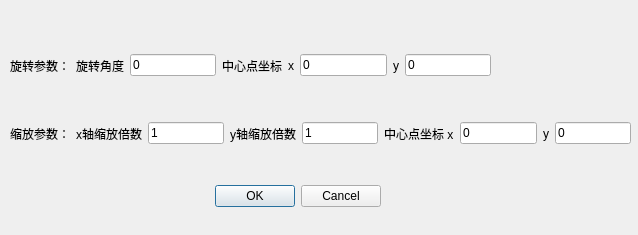
<?xml version="1.0" encoding="UTF-8"?>
<ui version="4.0">
 <class>AffineTransDialog</class>
 <widget class="QDialog" name="AffineTransDialog">
  <property name="geometry">
   <rect>
    <x>0</x>
    <y>0</y>
    <width>638</width>
    <height>235</height>
   </rect>
  </property>
  <property name="windowTitle">
   <string>Dialog</string>
  </property>
  <widget class="QDialogButtonBox" name="buttonBox">
   <property name="geometry">
    <rect>
     <x>40</x>
     <y>180</y>
     <width>341</width>
     <height>32</height>
    </rect>
   </property>
   <property name="orientation">
    <enum>Qt::Horizontal</enum>
   </property>
   <property name="standardButtons">
    <set>QDialogButtonBox::Cancel|QDialogButtonBox::Ok</set>
   </property>
  </widget>
  <widget class="QWidget" name="">
   <property name="geometry">
    <rect>
     <x>10</x>
     <y>50</y>
     <width>481</width>
     <height>31</height>
    </rect>
   </property>
   <layout class="QHBoxLayout" name="horizontalLayout">
    <item>
     <widget class="QLabel" name="label">
      <property name="text">
       <string>旋转参数：</string>
      </property>
     </widget>
    </item>
    <item>
     <widget class="QLabel" name="label_2">
      <property name="text">
       <string>旋转角度</string>
      </property>
     </widget>
    </item>
    <item>
     <widget class="QLineEdit" name="phi_lineEdit">
      <property name="text">
       <string>0</string>
      </property>
     </widget>
    </item>
    <item>
     <widget class="QLabel" name="label_3">
      <property name="text">
       <string>中心点坐标</string>
      </property>
     </widget>
    </item>
    <item>
     <widget class="QLabel" name="label_4">
      <property name="text">
       <string>x</string>
      </property>
     </widget>
    </item>
    <item>
     <widget class="QLineEdit" name="w1_lineEdit">
      <property name="text">
       <string>0</string>
      </property>
     </widget>
    </item>
    <item>
     <widget class="QLabel" name="label_5">
      <property name="text">
       <string>y</string>
      </property>
     </widget>
    </item>
    <item>
     <widget class="QLineEdit" name="h1_lineEdit">
      <property name="text">
       <string>0</string>
      </property>
     </widget>
    </item>
   </layout>
  </widget>
  <widget class="QWidget" name="">
   <property name="geometry">
    <rect>
     <x>10</x>
     <y>120</y>
     <width>621</width>
     <height>27</height>
    </rect>
   </property>
   <layout class="QHBoxLayout" name="horizontalLayout_2">
    <item>
     <widget class="QLabel" name="label_6">
      <property name="text">
       <string>缩放参数：</string>
      </property>
     </widget>
    </item>
    <item>
     <widget class="QLabel" name="label_7">
      <property name="text">
       <string>x轴缩放倍数</string>
      </property>
     </widget>
    </item>
    <item>
     <widget class="QLineEdit" name="scale_x_lineEdit">
      <property name="text">
       <string>1</string>
      </property>
     </widget>
    </item>
    <item>
     <widget class="QLabel" name="label_8">
      <property name="text">
       <string>y轴缩放倍数</string>
      </property>
     </widget>
    </item>
    <item>
     <widget class="QLineEdit" name="scale_y_lineEdit">
      <property name="text">
       <string>1</string>
      </property>
     </widget>
    </item>
    <item>
     <widget class="QLabel" name="label_9">
      <property name="text">
       <string>中心点坐标 x</string>
      </property>
     </widget>
    </item>
    <item>
     <widget class="QLineEdit" name="w2_lineEdit">
      <property name="text">
       <string>0</string>
      </property>
     </widget>
    </item>
    <item>
     <widget class="QLabel" name="label_10">
      <property name="text">
       <string>y</string>
      </property>
     </widget>
    </item>
    <item>
     <widget class="QLineEdit" name="h2_lineEdit">
      <property name="text">
       <string>0</string>
      </property>
     </widget>
    </item>
   </layout>
  </widget>
 </widget>
 <resources/>
 <connections>
  <connection>
   <sender>buttonBox</sender>
   <signal>accepted()</signal>
   <receiver>AffineTransDialog</receiver>
   <slot>accept()</slot>
   <hints>
    <hint type="sourcelabel">
     <x>248</x>
     <y>254</y>
    </hint>
    <hint type="destinationlabel">
     <x>157</x>
     <y>274</y>
    </hint>
   </hints>
  </connection>
  <connection>
   <sender>buttonBox</sender>
   <signal>rejected()</signal>
   <receiver>AffineTransDialog</receiver>
   <slot>reject()</slot>
   <hints>
    <hint type="sourcelabel">
     <x>316</x>
     <y>260</y>
    </hint>
    <hint type="destinationlabel">
     <x>286</x>
     <y>274</y>
    </hint>
   </hints>
  </connection>
 </connections>
</ui>
